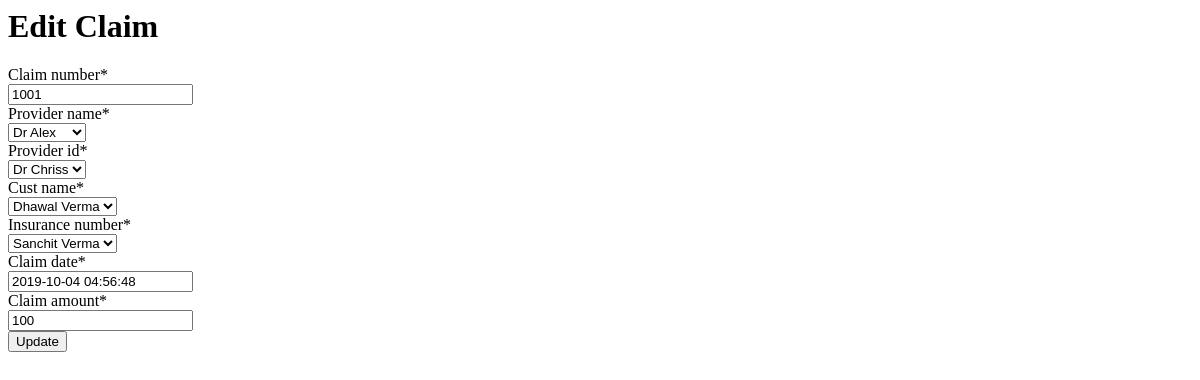
The app's page /claim/1/edit/ (signed in), older data.
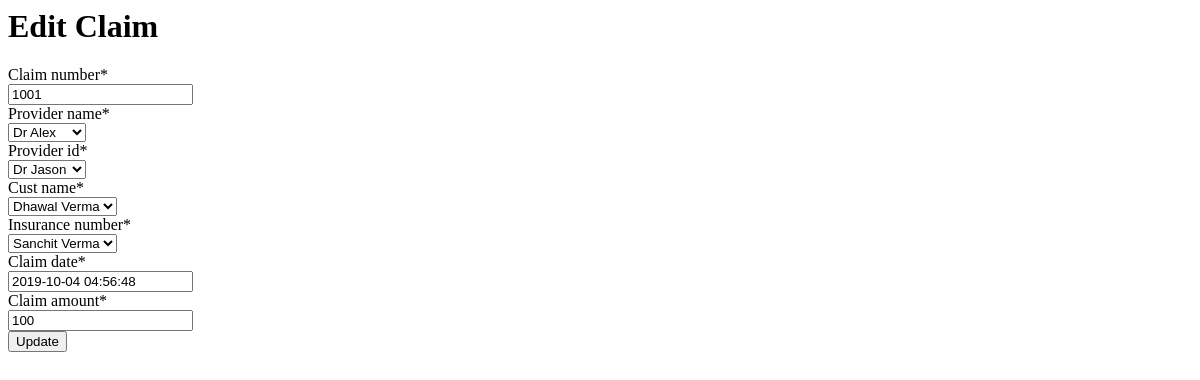
The same page, newer data.
### blog/models.py (models this page shows, shortened)
class Claims(models.Model):
    claim_number = models.IntegerField(blank=False, null=False)
    provider_name = models.ForeignKey(Providers, on_delete=models.CASCADE, related_name='a')
    provider_id = models.ForeignKey(Providers, on_delete=models.CASCADE, related_name='b')
    cust_name = models.ForeignKey(Customers, on_delete=models.CASCADE, related_name='c')
    insurance_number = models.ForeignKey(Customers, on_delete=models.CASCADE, related_name='d')
    claim_date = models.DateTimeField()
    claim_amount = models.IntegerField(blank=False, null=False)
    class Meta:
        verbose_name = "Claim"
        verbose_name_plural = "Claims"

### blog/views.py (the view)
# urls.py: path('claim/<int:pk>/edit/', views.claim_edit, name='claim_edit'),
@login_required
def claim_edit(request, pk):
    claim = get_object_or_404(Claims, pk=pk)
    if request.method == "POST":
        form = ClaimForm(request.POST, instance=claim)
        if form.is_valid():
            claim = form.save(commit=False)
            claim.save()
            return render(request, 'blog/claim_list.html',
                          {'claims': claim})
    else:
        form = ClaimForm(instance=claim)
    return render(request, 'blog/claim_edit.html', {'form': form})

### blog/forms.py
class ClaimForm(forms.ModelForm):
    class Meta:
        model = Claims
        fields = (
            'claim_number', 'provider_name', 'provider_id', 'cust_name', 'insurance_number', 'claim_date',
            'claim_amount')

### blog/models.py (called while the page is built)
    def __str__(self):
        return str(self.cust_name)

    def __str__(self):
        return str(self.provider_name)

### blog/templates/blog/claim_edit.html
{% load crispy_forms_tags %}
{% block content %}
    <h1>Edit Claim</h1>
    <form method="POST" class="claim-form">{% csrf_token %}
          {{ form|crispy }}
        <button type="submit" class="save btn btn-default">Update</button>
    </form>
{% endblock %}

Row changes from the older to the newer data that the page shows:
changed Claims "Sanchit Verma": provider_id "Dr Chriss" → "Dr Jason"
